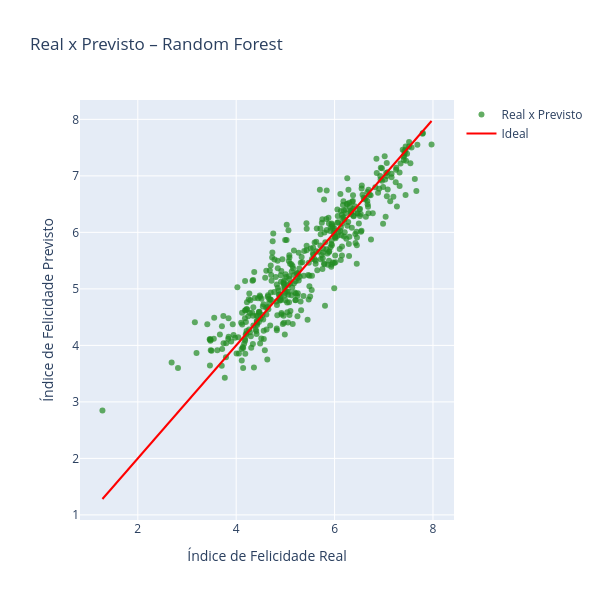

The notebook cell saved with this chart:
### Markdown cell above
##### Visualizar Previsões x Valores Reais

### Code cell
fig = go.Figure()

fig.add_trace(
   go.Scatter(
      x=y_test,
      y=y_pred_rf,
      mode="markers",
      marker=dict(opacity=0.7, color="forestgreen"),
      name="Real x Previsto"
   )
)

min_val = min(y_test.min(), y_pred_rf.min())
max_val = max(y_test.max(), y_pred_rf.max())
fig.add_trace(
   go.Scatter(
      x=[min_val, max_val],
      y=[min_val, max_val],
      mode="lines",
      name="Ideal",
      line=dict(color="red")
   )
)

fig.update_layout(
   width=600,
   height=600,
   xaxis_title="Índice de Felicidade Real",
   yaxis_title="Índice de Felicidade Previsto",
   title="Real x Previsto – Random Forest"
)

fig.show()

### Figure 1 — Plotly figure (JSON) as saved in the notebook; plotly's stock layout.template omitted (floating-point values rounded to 4 significant figures; data arrays with more than 128 entries replaced by an {"elided": "..."} marker saying what was removed)
{"data": [{"marker": {"color": "forestgreen", "opacity": 0.7}, "mode": "markers", "name": "Real x Previsto", "type": "scatter", "x": {"elided": "440 float values"}, "y": {"elided": "440 float values"}}, {"line": {"color": "red"}, "mode": "lines", "name": "Ideal", "type": "scatter", "x": [1.281, 7.971], "y": [1.281, 7.971]}], "layout": {"height": 600, "title": {"text": "Real x Previsto – Random Forest"}, "width": 600, "xaxis": {"title": {"text": "Índice de Felicidade Real"}}, "yaxis": {"title": {"text": "Índice de Felicidade Previsto"}}}}
